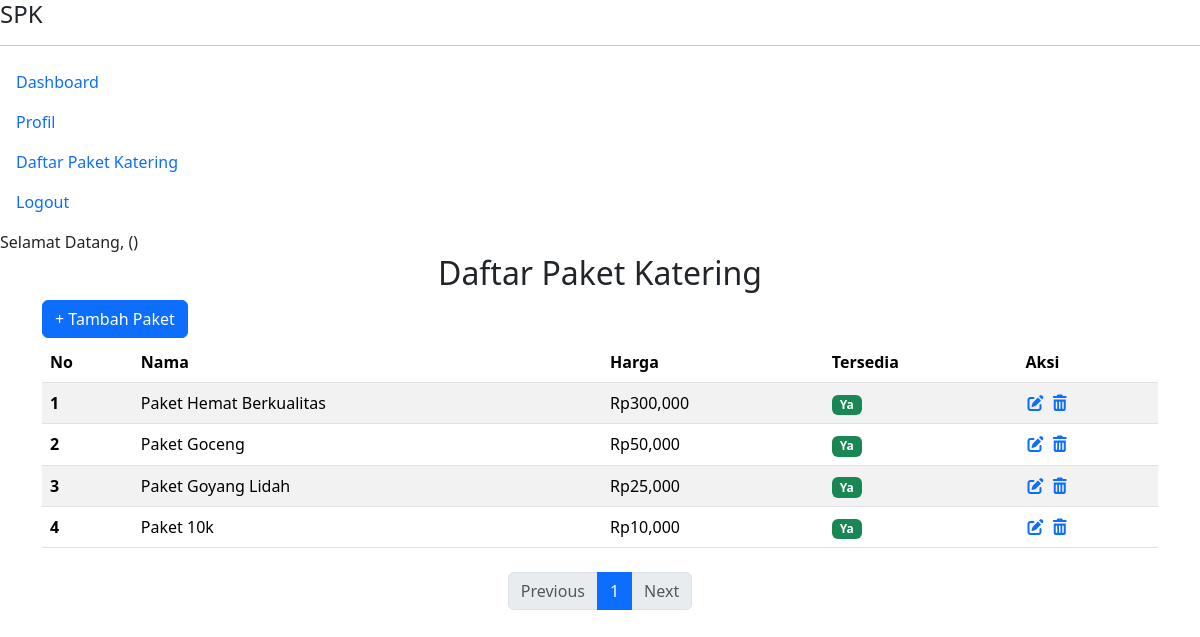
Page /pages/paket-katering/paket_katering.php on the earlier database version.
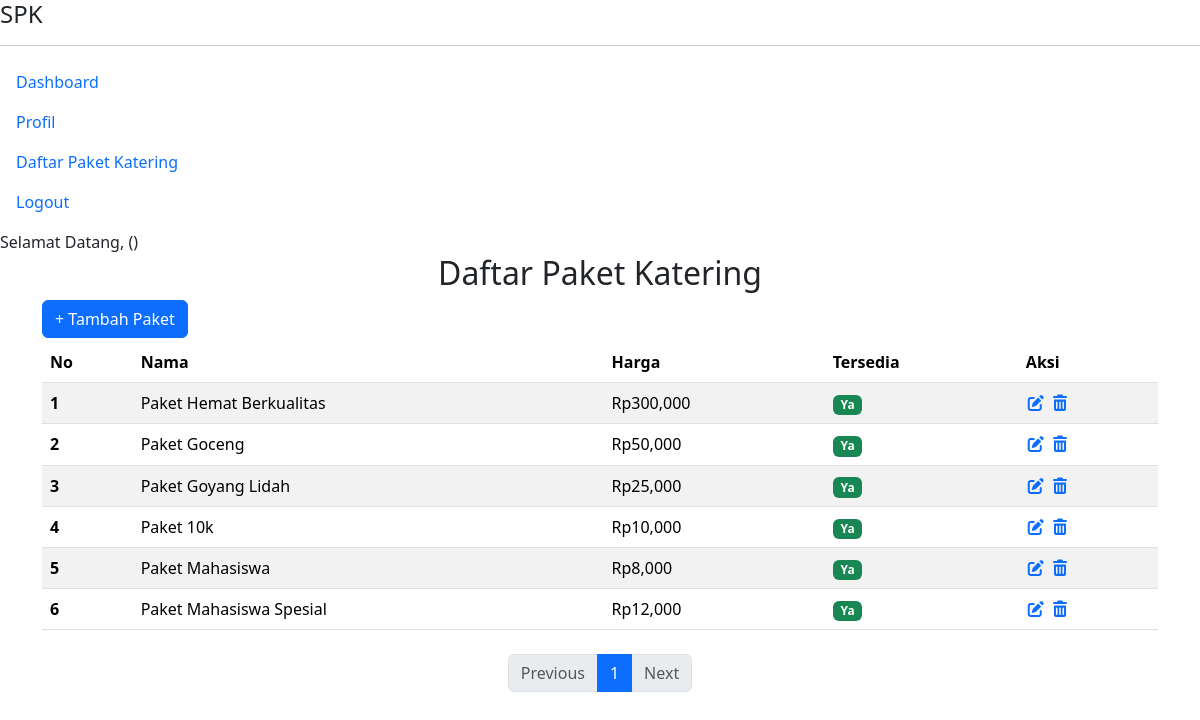
Same page on the later database version.
### tables this page shows
CREATE TABLE `paket_katering` (
  `id_paket_katering` int(11) NOT NULL,
  `nama_paket` varchar(50) NOT NULL,
  `harga` int(11) NOT NULL,
  `deskripsi` text DEFAULT NULL,
  `tersedia` enum('Ya','Tidak') DEFAULT 'Ya'
);

### pages/paket-katering/paket_katering.php (the view, shortened to what this page needs)
<?php
require_once __DIR__ . '/../../pages/layouts/header.php';
require_once __DIR__ . '/../../koneksi.php';
$limit = 10;
$page_no = isset($_GET['page_no']) ? (int) $_GET['page_no'] : 1;
$offset = ($page_no - 1) * $limit;
$getDataPaketKatering = mysqli_query(
    $koneksi,
    'SELECT * FROM paket_katering
    LIMIT ' . $limit . ' OFFSET ' . $offset . ''
);
$totalDataResult = mysqli_query(
    $koneksi,
    "SELECT COUNT(*) as total FROM paket_katering"
);
$dataTotal = mysqli_fetch_assoc($totalDataResult);
$totalData = $dataTotal['total'];
$totalPages = ceil($totalData / $limit);
$no = $offset + 1;
?>
<section>
    <div class="content">
        <h2 class="content-title text-center">Daftar Paket Katering</h2>
        <div class="container" style="margin-bottom: -20px;">
            <a href="index.php?page=tambah_paket_katering" class="btn btn-primary">+ Tambah Paket</a>
        </div>
        <div class="container mt-4 table-responsive" style="max-height: 700px; overflow-y: auto;">
            <table class="table table-striped table-hover" style="max-height:300px;">
                <thead>
                    <tr>
                        <th scope="col">No</th>
                        <th scope="col">Nama</th>
                        <th scope="col">Harga</th>
                        <th scope="col">Tersedia</th>
                        <th scope="col">Aksi</th>
                    </tr>
                </thead>
                <tbody>
                    <?php foreach ($getDataPaketKatering as $row): ?>
                        <tr>
                            <th scope="row"><?= $no++ ?></th>
                            <td><?= $row['nama_paket'] ?></td>
                            <td>Rp<?= number_format($row['harga']) ?></td>
                            <?php
                            if ($row['tersedia'] == 'Ya') {
                                $row['tersedia'] = '<span class="badge bg-success">Ya</span>';
                            } else {
                                $row['tersedia'] = '<span class="badge bg-white">❌</span>';
                            }
                            ?>
                            <td><?= $row['tersedia'] ?></td>
                            <td>
                                <a
                                    href="index.php?page=edit_paket_katering&id_paket_katering=<?= $row['id_paket_katering'] ?>"><i
                                        class="fa-solid fa-pen-to-square"></i></a>
                                <a href="javascript:void(0)"
                                    onclick="konfirmasiDelete('index.php?page=hapus_paket_katering&id_paket_katering=<?= $row['id_paket_katering'] ?>')">
                                    <i class="fa-solid fa-trash-can"></i></a>
                            </td>
                        </tr>
                    <?php endforeach ?>
                </tbody>
            </table>
            <nav aria-label="Page navigation">
                <ul class="pagination justify-content-center mt-4">
                    <li class="page-item <?= ($page_no <= 1) ? 'disabled' : '' ?>">
                        <a class="page-link" href="?page=paket_katering&page_no=<?= $page_no - 1 ?>">Previous</a>
                    </li>
                    <?php for ($i = 1; $i <= $totalPages; $i++): ?>
                        <li class="page-item <?= ($i == $page_no) ? 'active' : '' ?>">
                            <a class="page-link" href="?page=paket_katering&page_no=<?= $i ?>"><?= $i ?></a>
                        </li>
                    <?php endfor; ?>
                    <li class="page-item <?= ($page_no >= $totalPages) ? 'disabled' : '' ?>">
                        <a class="page-link" href="?page=paket_katering&page_no=<?= $page_no + 1 ?>">Next</a>
                    </li>
                </ul>
            </nav>
        </div>
    </div>
</section>
<?php
require_once __DIR__ . '/../../pages/layouts/footer.php';
?>

Differences in the rows shown:
added paket_katering: nama_paket "Paket Mahasiswa", harga "8,000"
added paket_katering: nama_paket "Paket Mahasiswa Spesial", harga "12,000"
